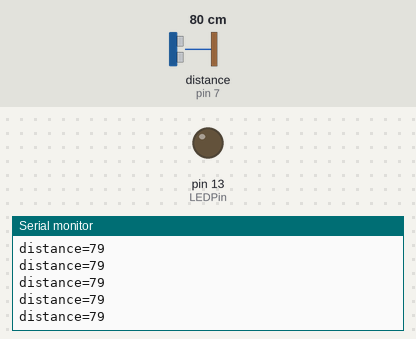
The sketch below on a simulated Arduino Uno, built with avr-gcc and run on an emulated ATmega328P. Parts: output pins drawn as LEDs (lit = HIGH), the last lines printed to the serial monitor. Wiring (inferred from the names in the program): ultrasonic range finder: trigger pin 8; echo pin 7. The inputs (shaded band) are chosen by the test bench; at power-on: distance to the obstacle (sensor on pin 7) 80 cm. The echo pulse lasts 58.3 µs per cm; pins used as bus, display or sensor lines are not drawn.

Above: at 1.2 s.
1.3 s: distance to the obstacle (sensor on pin 7) set to 2 cm
At 1.34 s:
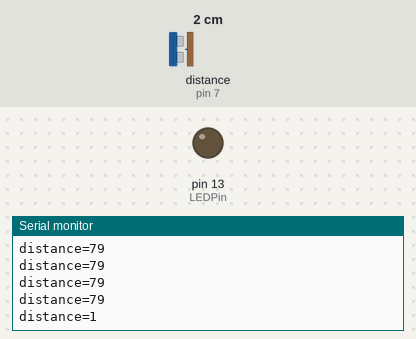
2.8 s: distance to the obstacle (sensor on pin 7) set to 153 cm
At 2.88 s:
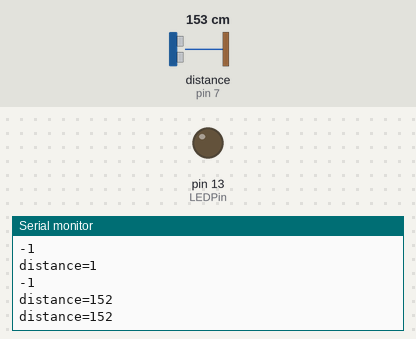
Timing chart, 0 to 5.8 s (numbered marks = the images above; inputs shaded):
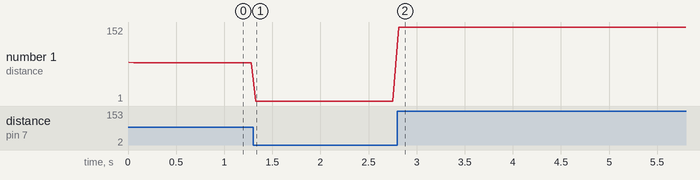

The sketch:

arduino_10.ino
```cpp
 //#include<LiquidCrystal.h>
 #define echoPin 7
 #define trigPin 8
 #define LEDPin 13
 int maximumRange=400;
 int minimumRange=5;
 long duration,distance;
 int frequency;
 void setup(){
 Serial.begin(9600);
 pinMode(trigPin,OUTPUT);
 pinMode(echoPin,INPUT);
 pinMode(LEDPin,OUTPUT);
 }
 void loop(){
  digitalWrite(trigPin,LOW);
  delayMicroseconds(2);
  digitalWrite(trigPin,HIGH);
  delayMicroseconds(10);
  digitalWrite(trigPin,LOW);
  duration=pulseIn(echoPin,HIGH);
  distance=duration/58.2;
  Serial.print("distance=");
  Serial.println(distance);
  if(distance>=maximumRange||distance<=minimumRange)
  {
  distance=50000;
  Serial.println("-1");
  }
  else{
  frequency+distance*50;
  }
  if(distance<150)
  {
  digitalWrite(LEDPin,LOW);
  }
  delay(50);
 }
```

Measured:
- after the input at 1.3 s, the serial monitor: prints a new line at once (image 1)
- after the input at 2.8 s, the serial monitor: prints a new line at once (image 2)
- plotted number 1: 79 → 1 after the input at 1.3 s, 1 → 152 after the input at 2.8 s
